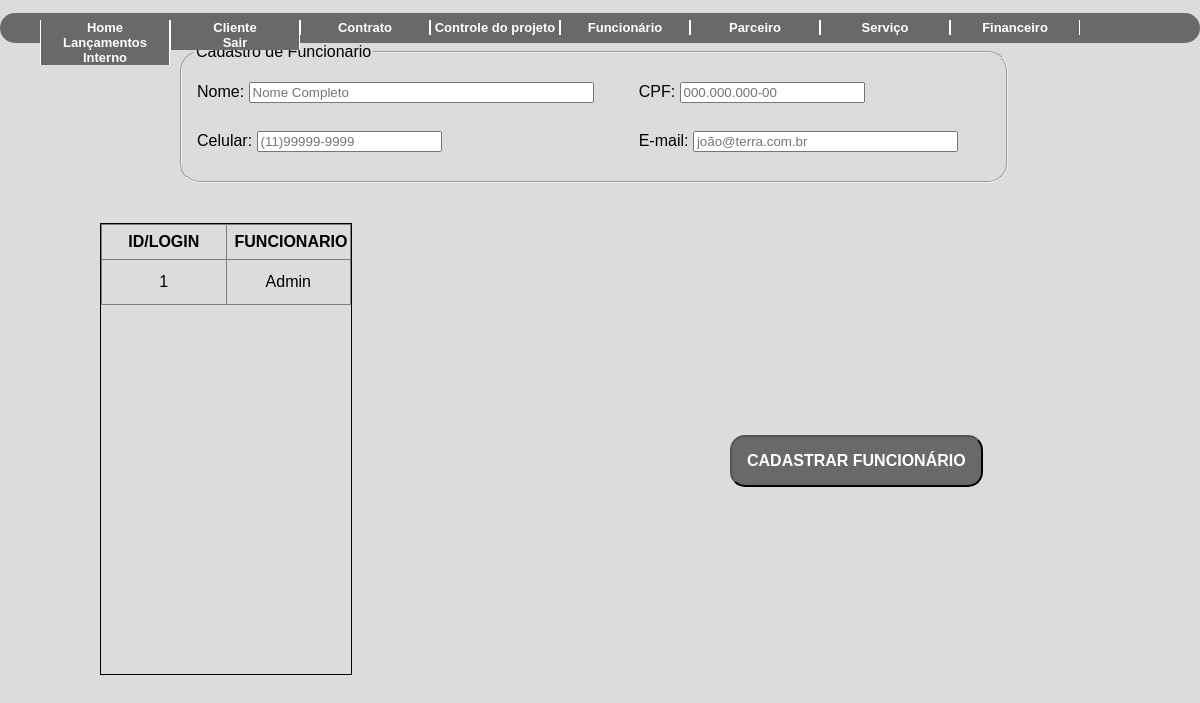
The app's page /funcionario.php (signed in), older data.
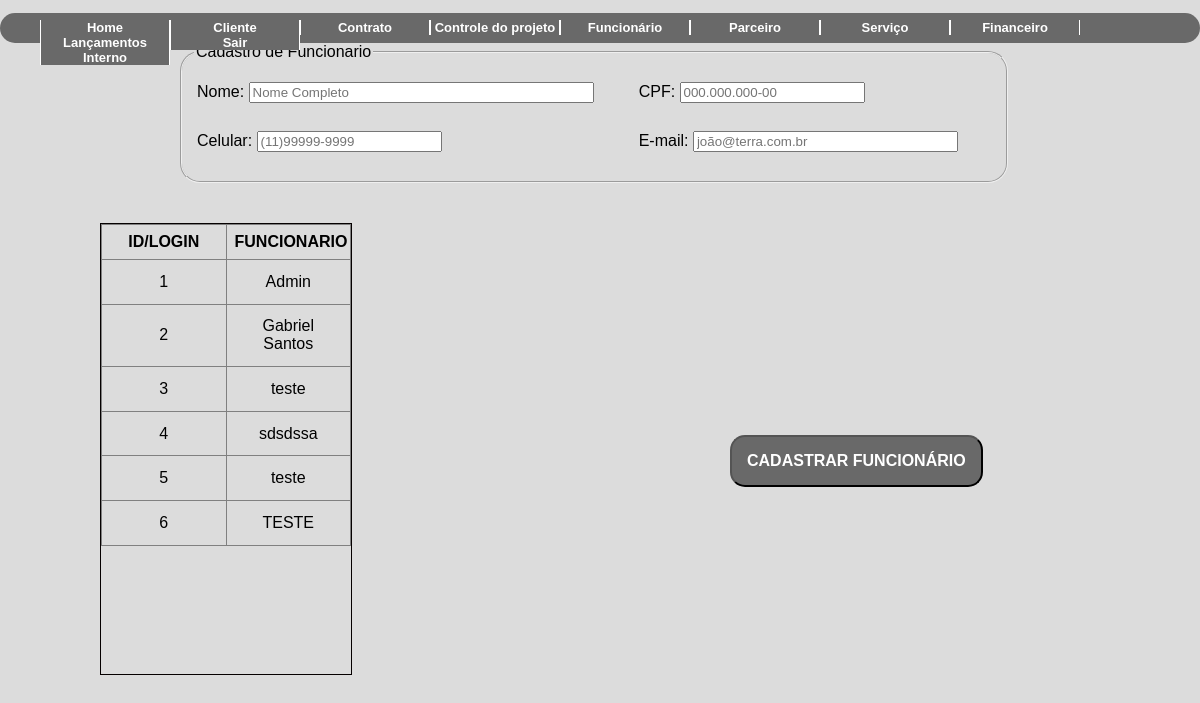
The same page, newer data.
### tables this page shows
CREATE TABLE IF NOT EXISTS `funcionario` (
  `ID` int(11) NOT NULL AUTO_INCREMENT,
  `NOME` varchar(50) NOT NULL,
  `CPF` varchar(11) NOT NULL,
  `EMAIL` varchar(50) DEFAULT NULL,
  `CELULAR` char(11) DEFAULT NULL,
  PRIMARY KEY (`ID`)
);

### classes/funcionario.class.php (called while the page is built, shortened)
<?php
require_once 'Conexao.class.php';
require_once 'funcoes.class.php';
class Funcionario{
    public function __construct(){
        $this->con = new conexao();
    }
    public function querySeleciona(){
        try{
            $cst = $this->con->conect()->prepare("SELECT * FROM `funcionario`");
            $cst->execute();
            return $cst->fetchAll();
        }catch(PDOException $ex){
            return 'error'.$ex->getMessage();
        }
    }
}
?>

### classes/Conexao.class.php (called while the page is built)
<?php
class conexao{
    private $usuario;
    private $senha;
    private $banco;
    private $servidor;
    private static $pdo;
    public function __construct(){
        $this->servidor = "localhost";
        $this->banco = "teste2";
        $this->usuario =  "root";
        $this->senha = "";
    }
    public function conect(){
        try{
            if(is_null(self::$pdo)){
                self::$pdo = new PDO("mysql:host=".$this->servidor.";dbname=".$this->banco, $this->usuario, $this->senha);
            }
            return self::$pdo;
        } catch (PDOException $ex) {
			echo $ex->getMessage();
        }
    }
}
?>

### classes/funcoes.class.php (called while the page is built, shortened)
<?php
class funcoes{
    public function tratarCaracter($vlr, $tipo){
        switch($tipo){
            case 1: $rst = utf8_decode($vlr); break;
            case 2: $rst = htmlentities($vlr, ENT_QUOTES, "ISO-8859-1"); break;
        }
        return $rst;
    }
}
?>

### funcionario.php (the view, shortened to what this page needs)
<?php
    require_once 'classes/funcoes.class.php';
    require_once 'classes/funcionario.class.php';
    $objFc = new Funcoes();
    $objfn = new Funcionario();
?>
<!DOCTYPE html>
<html lang="pt-br">
<head>
    <link rel="stylesheet" type="text/css" href="Style/style2.css" />
</head>
<body>
<nav>
        <div >
           <?php include_once("header.php"); ?>
        </div>
</nav>
<div style="height:120px;">
            <fieldset id="contato" style=" margin: 10px; height:100%;  float:left; margin-top: 0px;  width:300px; border-radius:20px 20px 20px 20px ">
                <legend>Cadastro de Funcionario</legend>
                <form method = "POST">
                <table ALIGN="left" height="100px" ; width="800px" ;>
                    <tr>
                        <td><label for="nomefuncionario">Nome: </label><input type="text" name="nome" id="funcionario" size="40" placeholder="Nome Completo" /></td>
                        <td><label for="cpffuncionario">CPF: </label><input type="number" name="cpf" id="cpf" size="14" maxlength="9" placeholder="000.000.000-00" /></td>
                    </tr>
                    <tr>
                        <td><label for="cCel">Celular: </label><input type="number" name="cel" id="cCel" size="11" maxlength="11" placeholder="(11)99999-9999" /></td>
                        <td><label for="cMail">E-mail: </label><input type="email" name="email" id="cMail" size="30" maxlength="30" placeholder="joão@terra.com.br" /></td>
                    </tr>
                </table>
            </fieldset>
        </div>
        <div class="scroll-parceiro">
        <table border="1">
            <thead>
                <tr>
                <th>ID/LOGIN</th>
                <th>FUNCIONARIO</th>
                </tr>
            </thead>
            <tbody>
                <?php foreach($objfn->querySeleciona() as $rst){ ?>
                <tr>
                    <td> <?php echo ($objFc->tratarCaracter($rst['ID'], 1)) ?> </td>
                    <td> <?php echo ($objFc->tratarCaracter($rst['NOME'], 2)) ?> </td>
                </tr>
                <?php } ?>
        </table>
    </div>
    <div class="botao6">
            <input class="btn" type="submit" name="insert" value="Cadastrar Funcionário"></a>
    </div>
</body>
</html>

Row changes from the older to the newer data that the page shows:
added funcionario: ID "2", NOME "Gabriel Santos"
added funcionario: ID "3", NOME "teste"
added funcionario: ID "4", NOME "sdsdssa"
added funcionario: ID "5", NOME "teste"
added funcionario: ID "6", NOME "TESTE"
